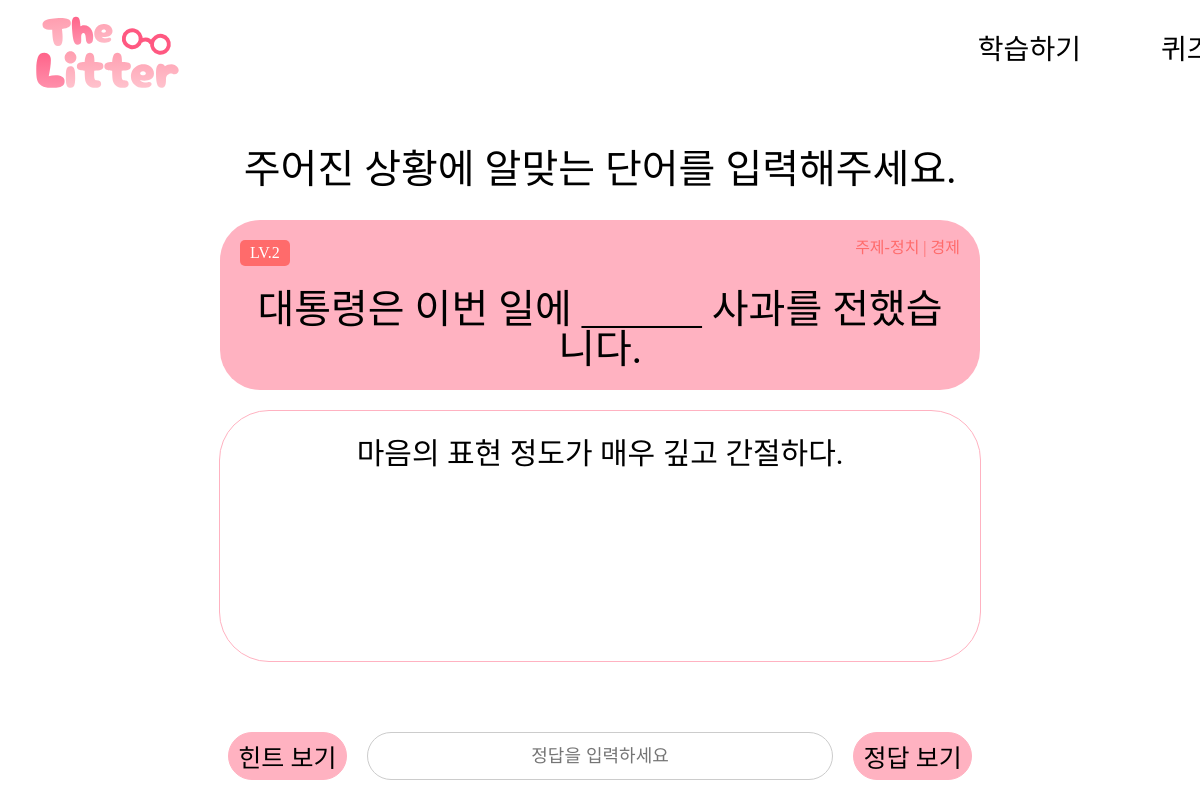
/quiz/3, run on the app's committed database.
### api/models.py (models this page shows)
class Quiz(Base):
    __tablename__ = 'quizzes'
    id = Column(Integer, primary_key=True, index=True)
    level = Column(Integer, index=True)
    subject = Column(String, index=True)
    sentence = Column(Text, index=True)
    explanation = Column(Text, index=True)
    answer = Column(String, index=True)
    hint = Column(String, index=True)
    answer_explanation = Column(Text, index=True)

### main.py (the view)
@app.get("/quiz/{quiz_id}", response_class=HTMLResponse)
async def quiz(request: Request, quiz_id: int, db: Session = Depends(get_db)):
    quiz_data = db.query(Quiz).filter(Quiz.id == quiz_id).first()
    if not quiz_data:
        return HTMLResponse(content="Quiz not found", status_code=404)
    user = None
    try:
        user = get_current_user_from_token(request, db)
    except HTTPException as e:
        if e.status_code == status.HTTP_401_UNAUTHORIZED:
            user = None
    print(quiz_data, quiz_data.id)
    return templates.TemplateResponse("quiz.html", {"request": request, "quiz": quiz_data, "user": user})

### templates/quiz.html (shortened to what this page needs)
<!DOCTYPE html>
<html lang="en">
  <head>
    <link
      rel="stylesheet"
      href="{{ url_for('static', path='css/reset.css') }}"
    />
    <link
      rel="stylesheet"
      href="{{ url_for('static', path='css/quiz.css') }}"
    />
  </head>
  <body>
    {% include "header.html" %}
    <div class="container">
      <main>
        <div class="header_question">
          주어진 상황에 알맞는 단어를 입력해주세요.
        </div>
        <div class="quiz-section">
          <div class="level">LV.{{ quiz.level }}</div>
          <div class="quiz-question">{{ quiz.sentence }}</div>
          <div class="topic">주제-{{ quiz.subject }}</div>
        </div>
        <div class="text_box">{{ quiz.explanation | safe }}<br /></div>
        <div class="answer-container">
          <button class="hint-button" id="hintBtn">힌트 보기</button>
          <input
            type="text"
            class="answer-box"
            id="answerBox"
            placeholder="정답을 입력하세요"
          />
          <button class="answer-button" id="answerBtn">정답 보기</button>
        </div>
      </main>
    </div>
  </body>
</html>

### static/css/quiz.css (style rules this page uses)
body, html { margin: 0; padding: 0; width: 100%; height: 100%; font-family: Arial, sans-serif; box-sizing: border-box; overflow: hidden; }
.container { width: 100%; height: 100%; display: flex; flex-direction: column; justify-content: flex-start; align-items: center; background-color: #fff; }
main { flex-grow: 1; padding: 20px; text-align: center; display: flex; flex-direction: column; justify-content: flex-start; align-items: center; width: 100%; margin-top: 100px; }
.header_question { font-size: 40px; margin-top: 30px; font-family: "Pretendard-SemiBold"; }
.quiz-section { display: flex; flex-direction: column; align-items: center; background-color: #ffb2c1; padding: 20px; border-radius: 40px; margin-top: 30px; margin-bottom: 20px; position: relative; width: 60%; height: 20%; }
.level { position: absolute; top: 20px; left: 20px; background-color: #ff6b6b; color: #fff; padding: 5px 10px; border-radius: 5px; font-family: "Pretendard-Medium"; }
.quiz-question { font-size: 40px; margin-top: 7%; font-family: "Pretendard-Medium"; }
.topic { position: absolute; top: 20px; right: 20px; color: #ff6b6b; font-family: "Pretendard-Medium"; }
.text_box { background-color: #fff; padding: 20px; border-radius: 50px; margin-bottom: 20px; font-size: 18px; line-height: 1.5; width: 60%; height: 35%; border: solid 1px #ffb2c1; font-size: 30px; font-family: "Pretendard-Medium"; }
.hint-button, .answer-button { width: 20%; height: 100%; border: 1px solid #ffb2c1; background-color: #ffb2c1; color: #000000; cursor: pointer; border-radius: 30px; font-size: 25px; font-family: "Pretendard-Medium"; }
.answer-container { display: flex; align-items: center; justify-content: center; gap: 10px; width: 62%; height: 8%; margin-top: 50px; }
.answer-box { width: 80%; height: 100%; margin-left: 10px; margin-right: 10px; padding: 10px; font-size: 18px; border: 1px solid #ccc; border-radius: 30px; box-sizing: border-box; text-align: center; }

### data on the page
Quiz: level "2", sentence "대통령은 이번 일에 ______ 사과를 전했습니다.", subject "정치 | 경제", explanation "마음의 표현 정도가 매우 깊고 간절하다."
